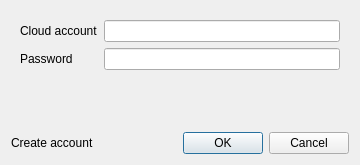
<?xml version="1.0" encoding="UTF-8"?>
<ui version="4.0">
 <class>QnLinkToCloudDialog</class>
 <widget class="QDialog" name="QnLinkToCloudDialog">
  <property name="geometry">
   <rect>
    <x>0</x>
    <y>0</y>
    <width>360</width>
    <height>165</height>
   </rect>
  </property>
  <property name="windowTitle">
   <string>Link to Cloud</string>
  </property>
  <layout class="QVBoxLayout" name="verticalLayout">
   <item>
    <widget class="QStackedWidget" name="stackedWidget">
     <property name="currentIndex">
      <number>0</number>
     </property>
     <widget class="QWidget" name="credentialsPage">
      <layout class="QFormLayout" name="formLayout">
       <item row="0" column="0">
        <widget class="QLabel" name="accountLabel">
         <property name="text">
          <string>Cloud account</string>
         </property>
        </widget>
       </item>
       <item row="0" column="1">
        <widget class="QLineEdit" name="accountLineEdit"/>
       </item>
       <item row="1" column="0">
        <widget class="QLabel" name="passwordLabel">
         <property name="text">
          <string>Password</string>
         </property>
        </widget>
       </item>
       <item row="1" column="1">
        <widget class="QLineEdit" name="passwordLineEdit">
         <property name="echoMode">
          <enum>QLineEdit::Password</enum>
         </property>
        </widget>
       </item>
      </layout>
     </widget>
     <widget class="QWidget" name="successPage">
      <layout class="QVBoxLayout" name="verticalLayout_2">
       <item alignment="Qt::AlignTop">
        <widget class="QLabel" name="successLabel">
         <property name="text">
          <string notr="true">System successfully linked to account@mail.com</string>
         </property>
         <property name="textFormat">
          <enum>Qt::PlainText</enum>
         </property>
        </widget>
       </item>
      </layout>
     </widget>
     <widget class="QWidget" name="failurePage">
      <layout class="QVBoxLayout" name="verticalLayout_3">
       <item>
        <widget class="QLabel" name="errorLabel">
         <property name="text">
          <string>Error</string>
         </property>
        </widget>
       </item>
       <item>
        <widget class="QLabel" name="errorMessageLabel">
         <property name="text">
          <string notr="true">Something went wrong</string>
         </property>
        </widget>
       </item>
       <item>
        <spacer name="verticalSpacer">
         <property name="orientation">
          <enum>Qt::Vertical</enum>
         </property>
         <property name="sizeHint" stdset="0">
          <size>
           <width>20</width>
           <height>40</height>
          </size>
         </property>
        </spacer>
       </item>
      </layout>
     </widget>
    </widget>
   </item>
   <item>
    <layout class="QHBoxLayout" name="horizontalLayout">
     <item>
      <widget class="QLabel" name="createAccountLabel">
       <property name="text">
        <string notr="true">Create account</string>
       </property>
       <property name="textFormat">
        <enum>Qt::RichText</enum>
       </property>
       <property name="openExternalLinks">
        <bool>true</bool>
       </property>
      </widget>
     </item>
     <item>
      <widget class="QDialogButtonBox" name="buttonBox">
       <property name="standardButtons">
        <set>QDialogButtonBox::Cancel|QDialogButtonBox::Ok</set>
       </property>
      </widget>
     </item>
    </layout>
   </item>
  </layout>
 </widget>
 <resources/>
 <connections/>
</ui>
